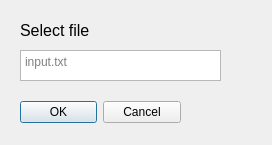
<?xml version="1.0" encoding="UTF-8"?>
<ui version="4.0">
 <class>FilePickerDialog</class>
 <widget class="QDialog" name="FilePickerDialog">
  <property name="geometry">
   <rect>
    <x>0</x>
    <y>0</y>
    <width>272</width>
    <height>145</height>
   </rect>
  </property>
  <property name="windowTitle">
   <string>Dialog</string>
  </property>
  <widget class="QLabel" name="selectionLabel">
   <property name="geometry">
    <rect>
     <x>20</x>
     <y>10</y>
     <width>71</width>
     <height>41</height>
    </rect>
   </property>
   <property name="styleSheet">
    <string notr="true">QLabel {
	font-size: 16px;
	color: rgb(0, 0, 0);
}</string>
   </property>
   <property name="text">
    <string>Select file</string>
   </property>
  </widget>
  <widget class="QDialogButtonBox" name="controlButtons">
   <property name="geometry">
    <rect>
     <x>20</x>
     <y>100</y>
     <width>161</width>
     <height>24</height>
    </rect>
   </property>
   <property name="standardButtons">
    <set>QDialogButtonBox::Cancel|QDialogButtonBox::Ok</set>
   </property>
  </widget>
  <widget class="QTextEdit" name="fileNameTextEdit">
   <property name="geometry">
    <rect>
     <x>20</x>
     <y>50</y>
     <width>201</width>
     <height>31</height>
    </rect>
   </property>
   <property name="placeholderText">
    <string>input.txt</string>
   </property>
  </widget>
 </widget>
 <resources/>
 <connections/>
</ui>
